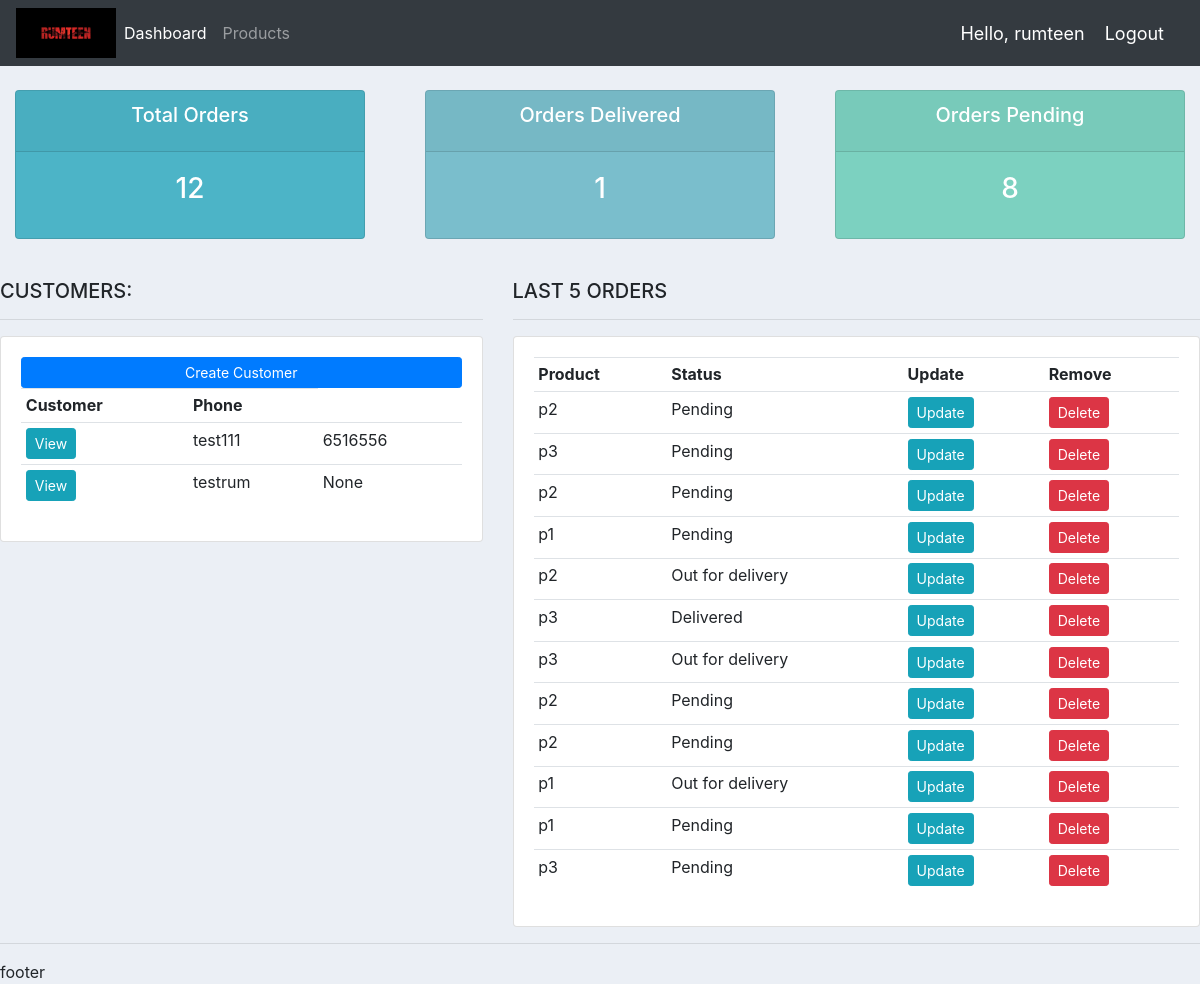
The app's page / (signed in) with its own data.
### accounts/models.py (models this page shows, shortened)
class Customer(models.Model):
    user = models.OneToOneField(User, null=True, blank=True, on_delete=models.CASCADE)
    name = models.CharField(max_length=200, null=True)
    phone = models.CharField(max_length=200, null=True)
    email = models.CharField(max_length=200, null=True)
    profile_pic = models.ImageField(default="RUMTEEN.png", null=True, blank=True)

class Order(models.Model):
    STATUS = (
        ('Pending', 'Pending'),
        ('Out for delivery', 'Out for delivery'),
        ('Delivered', 'Delivered'),
    )
    customer = models.ForeignKey(Customer, null=True, on_delete=models.SET_NULL)
    product = models.ForeignKey(Product, null=True, on_delete=models.SET_NULL)
    status = models.CharField(max_length=200, null=True, choices=STATUS)

class Product(models.Model):
    CATEGORY = (
        ('Indoor', 'Indoor'),
        ('Outdoor', 'Outdoor'),
    )
    name = models.CharField(max_length=200, null=True)
    price = models.FloatField(null=True)
    category = models.CharField(max_length=200, null=True, choices=CATEGORY)
    description = models.CharField(max_length=200, null=True, blank=True)
    tags = models.ManyToManyField(Tag)
    def __str__(self):
        return self.name

### accounts/decorators.py (the view)
    def wrapper_func(request, *args, **kwargs):
        group = None
        if request.user.groups.exists():
            group = request.user.groups.all()[0].name
        if group == 'customers':
            return redirect('user')
        if group == 'admins':
            return view_func(request, *args, **kwargs)

### accounts/views.py (called while the page is built)
@login_required(login_url='login')
@admin_only
def home(request):
    orders = Order.objects.all()
    customers = Customer.objects.all()
    total_customers = customers.count()
    total_orders = orders.count()
    delivered = orders.filter(status='Delivered').count()
    pending = orders.filter(status='Pending').count()
    context = {'orders': orders,
               'customers': customers,
               'total_orders': total_orders,
               'total_customers': total_customers,
               'delivered': delivered,
               'pending': pending
               }
    return render(request, 'accounts/dashboard.html', context)

### accounts/templates/accounts/dashboard.html
{% extends 'accounts/main.html' %}
{% block content %}
    {% include 'accounts/status.html' %}
    <br>
    <div class="row">
        <div class="col-md-5">
            <h5>CUSTOMERS:</h5>
            <hr>
            <div class="card card-body">
                <a class="btn btn-primary  btn-sm btn-block" href="">Create Customer</a>
                <table class="table table-sm">
                    <tr>
                        <th>Customer</th>
                        <th>Phone</th>
                    </tr>
                    {% for customer in customers %}
                        <tr>
                            <td><a class="btn btn-sm btn-info" href="{% url 'customer' customer.id %}">View</a></td>
                            <td>{{ customer.name }}</td>
                            <td>{{ customer.phone }}</td>
                        </tr>
                    {% endfor %}
                </table>
            </div>
        </div>
        <div class="col-md-7">
            <h5>LAST 5 ORDERS</h5>
            <hr>
            <div class="card card-body">
                <table class="table table-sm">
                    <tr>
                        <th>Product</th>
                        <th>Status</th>
                        <th>Update</th>
                        <th>Remove</th>
                    </tr>
                    {% for order in orders %}
                        <tr>
                            <td>{{ order.product }}</td>
                            <td>{{ order.status }}</td>
                            <td><a class="btn btn-sm btn-info" href="{% url 'update_order' order.id %}">Update</a></td>
                            <td><a class="btn btn-sm btn-danger" href="{% url 'delete_order' order.id %}">Delete</a></td>
                        </tr>
                    {% endfor %}
                </table>
            </div>
        </div>
    </div>
{% endblock %}

### accounts/templates/accounts/main.html (shortened to what this page needs)
{% load static %}
<!DOCTYPE html>
<html lang="en">
<head>
    <link rel="stylesheet" href="https://cdn.jsdelivr.net/npm/bootstrap@4.6.1/dist/css/bootstrap.min.css"
>
    <link rel="stylesheet" type="text/css" href="{% static 'css/main.css' %}">
</head>
<body>
{% include 'accounts/navbar.html' %}
{% block content %}
{% endblock %}
<hr>
<footer>footer</footer>
</body>
</html>

### accounts/templates/accounts/navbar.html (shortened to what this page needs)
{% load static %}
<nav class="navbar navbar-expand-lg navbar-dark bg-dark">
    <img width="100px" height="50px" src="{% static 'images/RUMTEEN.png' %}">
    <div class="collapse navbar-collapse" id="navbarNav">
        <ul class="navbar-nav">
            {% if request.user.is_staff %}
                <li class="nav-item active">
                    <a class="nav-link" href="{% url 'home' %}">Dashboard</a>
                </li>
                <li class="nav-item">
                    <a class="nav-link" href="{% url 'products' %}">Products</a>
                </li>
            {% else %}
                <li class="nav-item">
                    <a class="nav-link" href="{% url 'account' %}">Setting</a>
                </li>
            {% endif %}
        </ul>
    </div>
    <span class="hello-msg">Hello, {{ request.user }}</span>
    <span><a class="hello-msg" href="{% url 'logout' %}">Logout</a></span>
</nav>

### accounts/templates/accounts/status.html
<br>
<div class="row">
    <div class="col">
        <div class="col-md">
            <div class="card text-center text-white  mb-3" id="total-orders">
                <div class="card-header">
                    <h5 class="card-title">Total Orders</h5>
                </div>
                <div class="card-body">
                    <h3 class="card-title">{{ total_orders }}</h3>
                </div>
            </div>
        </div>
    </div>
    <div class="col">
        <div class="col-md">
            <div class="card text-center text-white  mb-3" id="orders-delivered">
                <div class="card-header">
                    <h5 class="card-title">Orders Delivered</h5>
                </div>
                <div class="card-body">
                    <h3 class="card-title">{{ delivered }}</h3>
                </div>
            </div>
        </div>
    </div>
    <div class="col">
        <div class="col-md">
            <div class="card text-center text-white  mb-3" id="orders-pending">
                <div class="card-header">
                    <h5 class="card-title">Orders Pending</h5>
                </div>
                <div class="card-body">
                    <h3 class="card-title">{{ pending }}</h3>
                </div>
            </div>
        </div>
    </div>
</div>

### static/css/main.css (style rules this page uses)
body { background-color: #ebeff5; }
#total-orders { background-color: #4cb4c7; }
#orders-delivered { background-color: #7abecc; }
#orders-pending { background-color: #7cd1c0; }

### accounts/templates/accounts/navbar.html (style rules this page uses)
.hello-msg { font-size: 18px; color: #fff; margin: 0 20px 0 0; }

### records on screen
Customer: name "test111", phone "6516556"
Customer: name "testrum", phone "None"
Order: product "p2", status "Pending"
Order: product "p3", status "Pending"
Order: product "p2", status "Pending"
Order: product "p1", status "Pending"
Order: product "p2", status "Out for delivery"
Order: product "p3", status "Delivered"
Order: product "p3", status "Out for delivery"
Order: product "p2", status "Pending"
Order: product "p2", status "Pending"
Order: product "p1", status "Out for delivery"
Order: product "p1", status "Pending"
Order: product "p3", status "Pending"

### other values on screen
{{ request.user }} "rumteen"
{{ total_orders }} "12"
{{ delivered }} "1"
{{ pending }} "8"
